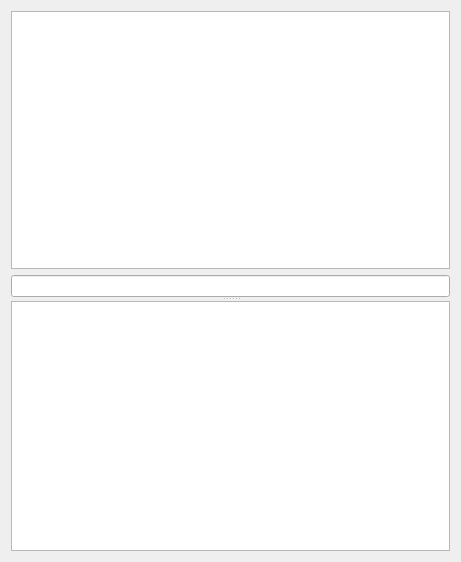
<?xml version="1.0" encoding="UTF-8"?>
<ui version="4.0">
 <class>Form</class>
 <widget class="QWidget" name="Form">
  <property name="geometry">
   <rect>
    <x>0</x>
    <y>0</y>
    <width>461</width>
    <height>562</height>
   </rect>
  </property>
  <property name="windowTitle">
   <string>Form</string>
  </property>
  <layout class="QVBoxLayout" name="verticalLayout_2">
   <item>
    <widget class="QSplitter" name="splitter">
     <property name="orientation">
      <enum>Qt::Vertical</enum>
     </property>
     <widget class="QWidget" name="">
      <layout class="QVBoxLayout" name="verticalLayout">
       <item>
        <widget class="QPlainTextEdit" name="previousCommands_plainTextEdit">
         <property name="undoRedoEnabled">
          <bool>false</bool>
         </property>
         <property name="readOnly">
          <bool>true</bool>
         </property>
        </widget>
       </item>
       <item>
        <widget class="QLineEdit" name="command_lineEdit"/>
       </item>
      </layout>
     </widget>
     <widget class="QPlainTextEdit" name="screen_plainTextEdit">
      <property name="undoRedoEnabled">
       <bool>false</bool>
      </property>
      <property name="readOnly">
       <bool>true</bool>
      </property>
     </widget>
    </widget>
   </item>
  </layout>
 </widget>
 <resources/>
 <connections/>
</ui>
